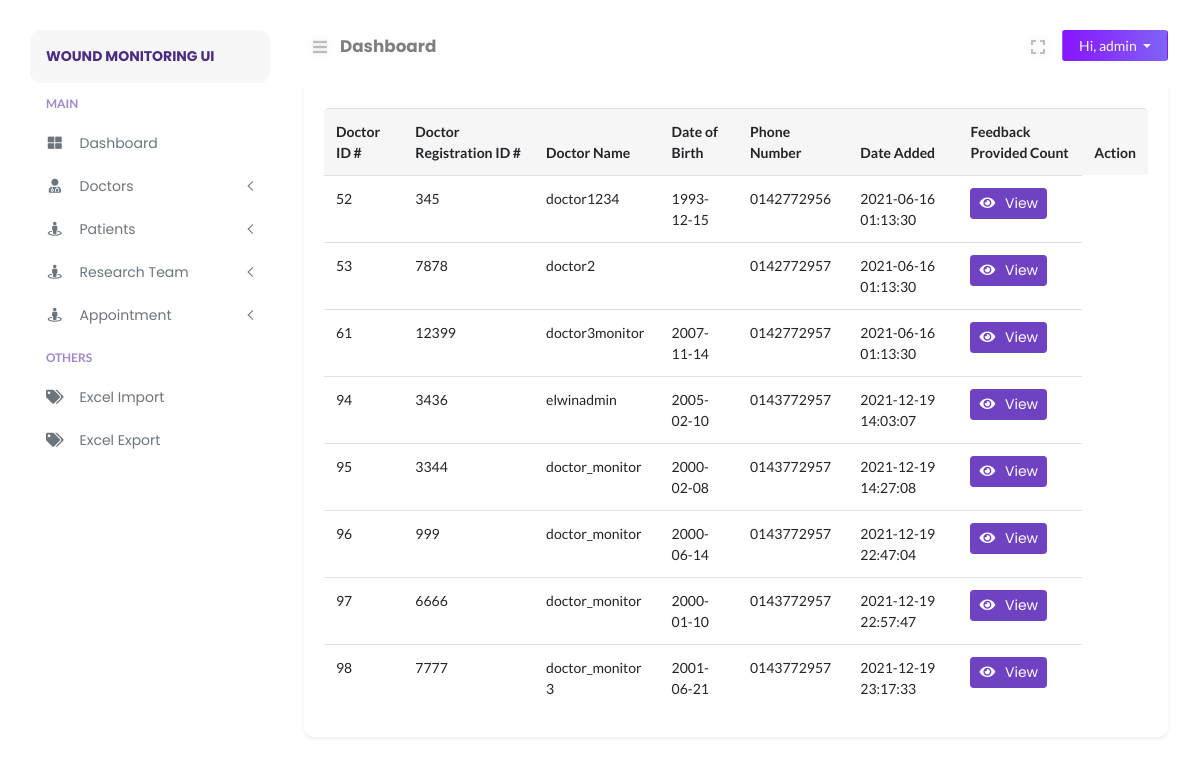
Screenshot of /admin/patient-doctor-list.php (signed in) with the database file from the repository.
### tables this page shows
CREATE TABLE `user_master` (
  `m_id` int(11) NOT NULL,
  `m_name` longtext NOT NULL,
  `m_identity` longtext DEFAULT NULL,
  `m_regis_id` varchar(255) DEFAULT NULL,
  `m_gender` varchar(45) DEFAULT NULL,
  `m_type` varchar(45) NOT NULL COMMENT 'p: patient\\nd: doctor\\ndop: department of pathology\\n',
  `password` longtext NOT NULL,
  `flag` int(11) NOT NULL DEFAULT 1 COMMENT '0: do not show (meaning delete from user perspective)\\\\n1: show',
  `email` longtext NOT NULL,
  `phone` longtext NOT NULL,
  `doctor_inCharge` int(11) NOT NULL DEFAULT 0,
  `m_dob` date DEFAULT NULL,
  `m_age` varchar(255) DEFAULT NULL,
  `m_address` varchar(255) DEFAULT NULL,
  `m_city` varchar(255) DEFAULT NULL,
  `m_state` varchar(255) DEFAULT NULL,
  `m_zipcode` varchar(255) DEFAULT NULL,
  `token` longtext NOT NULL,
  `tokenExpire` datetime DEFAULT NULL,
  `created_at` datetime NOT NULL,
  `updated_at` datetime NOT NULL
);

### admin/includes/path.inc.php (called while the page is built, shortened)
<?php
switch ($_SERVER["SCRIPT_NAME"]) {
    default:
        $CURRENT_PAGE = "Dashboard";
        break;
}

### admin/includes/session.inc.php (called while the page is built, shortened)
<?php
    $sess_id = $_SESSION["sess_adminid"];
    $adminstmt = $conn->prepare("SELECT * FROM user_master WHERE m_id = ?");
    $adminstmt->bind_param("i", $sess_id);
    $adminstmt->execute();
    $admin_result = $adminstmt->get_result();
    $admin_row = $admin_result->fetch_assoc();

### config/security.php (called while the page is built, shortened)
<?php
function encrypt_url($data)
{
	return urlencode(base64_encode($data));
}

### admin/patient-doctor-list.php (the view, shortened to what this page needs)
<?php
require_once("../config/autoload.php");
include("includes/session.inc.php");
include("includes/path.inc.php");
?>
<!DOCTYPE html>
<html lang="en">
<head>
</head>
<body>
    <div class="page-content" id="content">
        <?php include HEADER; ?>
        <div class="row">
            <div class="col-12">
                <div class="card shadow-sm rounded">
                    <div class="card-body">
                        <div class="card-inner">
                            <div class="data-tables">
                                <table id="datatable" class="table" style="width:100%">
                                    <thead>
                                        <tr>
                                            <?php if($_GET['t'] == base64_encode('p')): ?>
                                                <th>Patient ID #</th>
                                                <th>Patient Registration ID #</th>
                                                <th>Patient Name</th>
                                                <th>Date of Birth</th>
                                                <th>Phone Number</th>
                                                <th>Date Added</th>
                                                <th>Image Submitted Count</th>
                                                <th>Action</th>
                                            <?php else: ?>
                                                <th>Doctor ID #</th>
                                                <th>Doctor Registration ID #</th>
                                                <th>Doctor Name</th>
                                                <th>Date of Birth</th>
                                                <th>Phone Number</th>
                                                <th>Date Added</th>
                                                <th>Feedback Provided Count</th>
                                                <th>Action</th>
                                            <?php endif ?>
                                        </tr>
                                    </thead>
                                    <tbody>
                                        <?php
                                        if ($_GET['t'] == base64_encode('p')) {
                                            $table_result = mysqli_query($conn, "SELECT * FROM user_master WHERE m_type = 'p' and flag ='1'");
                                        } elseif  ($_GET['t'] == base64_encode('R')) {
                                            $table_result = mysqli_query($conn, "SELECT * FROM user_master WHERE m_type = 'R' and flag ='1'");
                                        }
                                        else {
                                            $table_result = mysqli_query($conn, "SELECT * FROM user_master WHERE m_type = 'd' and flag ='1'");
                                        }
                                        while ($table_row = mysqli_fetch_assoc($table_result)) {
                                        ?>
                                            <tr>
                                                <td><?php echo $table_row["m_id"]; ?></td>
                                                <td><?php echo $table_row["m_regis_id"]; ?></td>
                                                <td><?php echo $table_row["m_name"]; ?></td>
                                                <td><?php echo $table_row["m_dob"]; ?></td>
                                                <td><?php echo $table_row["phone"]; ?></td>
                                                <td><?php echo $table_row["created_at"]; ?></td>
                                                <?php if (($_GET['t'])==base64_encode('p')) : ?>
                                                    <td><a href="patient-doctor-view.php?pid=<?php echo encrypt_url($table_row["m_id"]); ?>&t=<?=base64_encode('p')?>" class="btn btn-sm btn-primary"><i class="fa fa-eye"></i> View</a></td>
                                                <?php elseif (($_GET['t'])==base64_encode('R')) : ?>
                                                    <td><a href="patient-doctor-view.php?pid=<?php echo encrypt_url($table_row["m_id"]); ?>&t=<?=base64_encode('R')?>" class="btn btn-sm btn-primary"><i class="fa fa-eye"></i> View</a></td>
                                                <?php else : ?>
                                                    <td><a href="patient-doctor-view.php?pid=<?php echo encrypt_url($table_row["m_id"]); ?>&t=<?=base64_encode('d')?>" class="btn btn-sm btn-primary"><i class="fa fa-eye"></i> View</a></td>
                                                <?php endif ?>
                                            </tr>
                                        <?php
                                        }
                                        ?>
                                    </tbody>
                                </table>
                            </div>
                        </div>
                    </div>
                </div>
            </div>
        </div>
    </div>
</body>
</html>

### admin/layouts/nav_header.php (shortened to what this page needs)
<nav class="navbar navbar-header mb-2">
    <ul class="nav mr-auto">
        <li class="nav-item">
            <button class="btn btn-sm btn-expand" id="sidebarCollapse"><i class="fa fa-bars"></i></button>
        </li>
        <li class="nav-item nav-title">
            <a href="<?php echo $_SERVER["REQUEST_URI"];?>"><?php echo $CURRENT_PAGE;?></a>
        </li>
    </ul>
    <ul class="nav ml-auto">
        <li class="nav-item mr-2">
            <button class="btn btn-sm btn-expand" id="full-view"><i class="fa fa-expand"></i></button>
        </li>
        <li class="nav-item">
            <div class="btn-group">
                <button type="button" class="btn btn-sm dropdown-toggle btn-profile px-3" data-toggle="dropdown" aria-haspopup="true"
                    aria-expanded="false">
                    Hi, <?php echo $admin_row["m_name"]; ?>
                </button>
            </div>
        </li>
    </ul>
</nav>

### assets/css/typography.css (style rules this page uses)
body { font-size: 14px; font-family: 'Lato', sans-serif; }
a, a:visited { text-decoration: none; transition: all 0.3s ease-in-out; -webkit-transition: all 0.3s ease-in-out; -moz-transition: all 0.3s ease-in-out; -o-transition: all 0.3s ease-in-out; outline: 0; font-family: 'Poppins', 'Helvetica', sans-serif; }
ul, ol { margin-bottom: 0px; margin-top: 0px; padding: 0; }
ul { margin: 0; list-style-type: none; }
button { cursor: pointer; outline: none!important; letter-spacing: 0; }

### assets/css/default.css (style rules this page uses)
.card-body button i , .card-body a i { margin-right: 6px; }
.navbar-header { padding: 0 !important; }
.nav-title { padding-top: 4px; margin-left: 4px; }
.nav-title a { font-weight: bold; font-size: 1.05rem; color: rgba(0, 0, 0, .5); }
.btn-profile { background: linear-gradient(to right, #8914fe 0%, #8063f5 100%); color: #f5f5f5; }
button.btn-expand { font-size: 16px !important; color: #bdbcbc; vertical-align: middle; text-shadow: 0 0 8px rgba(0, 0, 0, 0.12); -webkit-transition: color 0.3s ease 0s; transition: color 0.3s ease 0s; }
button#full-view { display: inline-block; }
body { overflow-x: hidden; background: #fff; }
.page-content { width: calc(100% - 15rem); margin-left: 16rem; transition: all 0.4s; padding: 1.9rem 3rem; }
:root { --primary-color: #6F42C2; }
.btn-primary { color: #fff; background-color: #6F42C2 !important; border-color: #6F42C2 !important; }
.card { margin: 10px 0; border-radius: 10px !important; border: 0; margin-bottom: 1.5rem; box-shadow: 0 2px 2px 3px rgba(0, 0, 0, .04); transition: all .2s ease-in-out; }
.table thead tr th, tfoot tr { background: #f6f6f6 !important; border-bottom: 0 !important; }
.table thead th:first-child { border-top-left-radius: 5px; }
.table thead th:last-child { border-top-right-radius: 5px; }
.table tbody tr { transition: all .2s; }

### assets/css/login.css (style rules this page uses)
html { min-height: 100%; position: relative; }

### rows the page displays
user_master: m_name "admin"
user_master: m_id "52", m_regis "345", m_name "doctor1234", m_dob "1993-12-15", phone "0142772956", created_at "2021-06-16 01:13:30"
user_master: m_id "53", m_regis "7878", m_name "doctor2", phone "0142772957", created_at "2021-06-16 01:13:30"
user_master: m_id "61", m_regis "12399", m_name "doctor3monitor", m_dob "2007-11-14", phone "0142772957", created_at "2021-06-16 01:13:30"
user_master: m_id "94", m_regis "3436", m_name "elwinadmin", m_dob "2005-02-10", phone "0143772957", created_at "2021-12-19 14:03:07"
user_master: m_id "95", m_regis "3344", m_name "doctor_monitor", m_dob "2000-02-08", phone "0143772957", created_at "2021-12-19 14:27:08"
user_master: m_id "96", m_regis "999", m_name "doctor_monitor", m_dob "2000-06-14", phone "0143772957", created_at "2021-12-19 22:47:04"
user_master: m_id "97", m_regis "6666", m_name "doctor_monitor", m_dob "2000-01-10", phone "0143772957", created_at "2021-12-19 22:57:47"
user_master: m_id "98", m_regis "7777", m_name "doctor_monitor 3", m_dob "2001-06-21", phone "0143772957", created_at "2021-12-19 23:17:33"

### other values shown
$BRAND_NAME "WOUND MONITORING UI"
$CURRENT_PAGE "Dashboard"
